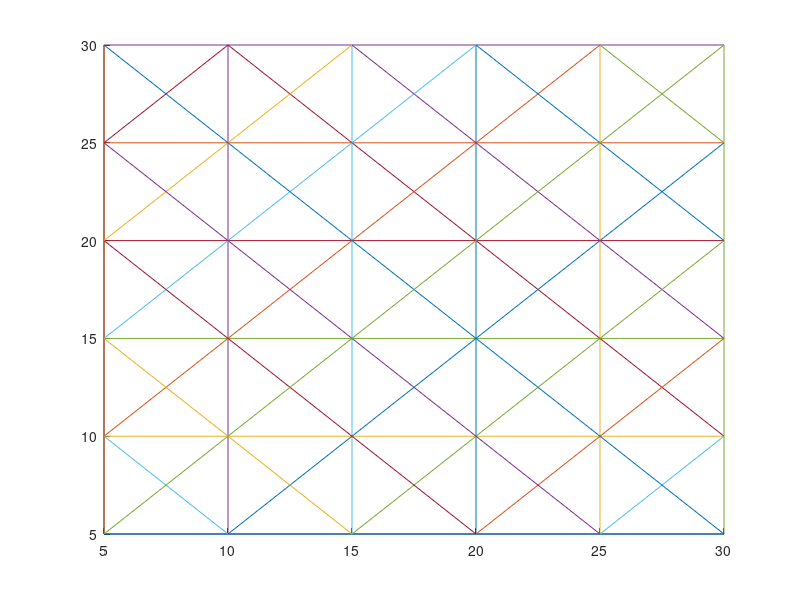

This figure's MATLAB source:
% script esercizio 6 - 2011
% Disegnare una griglia quadrata.
x0 = input('ascissa (e ordinata) del vertice in basso a destra: '); 
y0 = x0; 
s = input('passo di griglia: ');
n = input('dimensione della griglia: ');
figure(1); hold on;
for k = 1:n+1
    % segmenti orizzontali
    ascisse=[x0 x0+n*s]; ordinate = [y0+(k-1)*s y0+(k-1)*s];
    plot(ascisse, ordinate)
    % segmenti verticali
    plot(ordinate,ascisse)
end
for k = 1:n
    % segmenti con pendenza 1
    ascisse=[x0 x0+k*s]; ordinate = [y0+k*s y0];
    plot(ascisse, ordinate)
    ascisse=[x0+k*s x0+n*s]; ordinate = [y0+n*s y0+k*s];
    plot(ascisse, ordinate)
    % segmenti con pendenza -1
    ascisse=[x0+k*s x0+n*s]; ordinate = [y0 y0+(n-k)*s];
    plot(ascisse, ordinate)
    plot(ordinate,ascisse)
end
ascisse=[x0 x0+n*s]; ordinate=[y0 y0+n*s];
plot(ascisse, ordinate)
hold off

